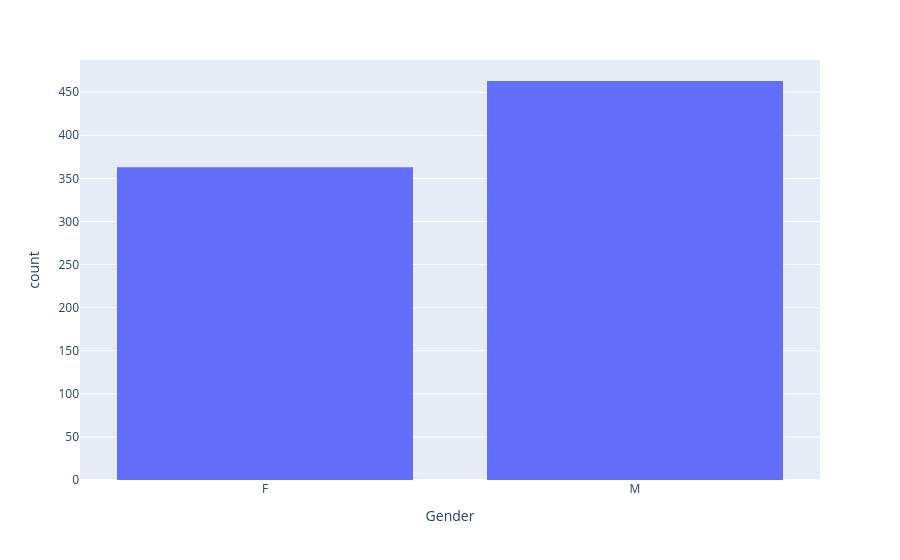
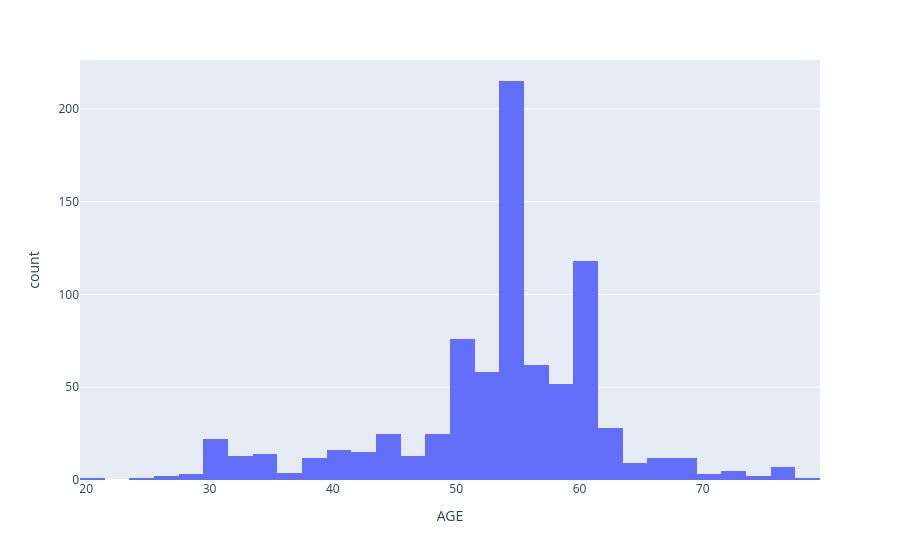
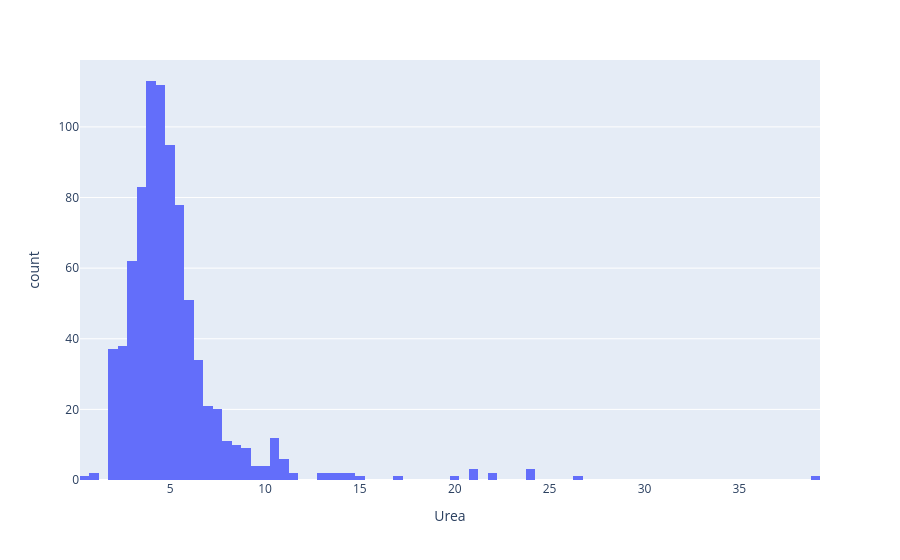
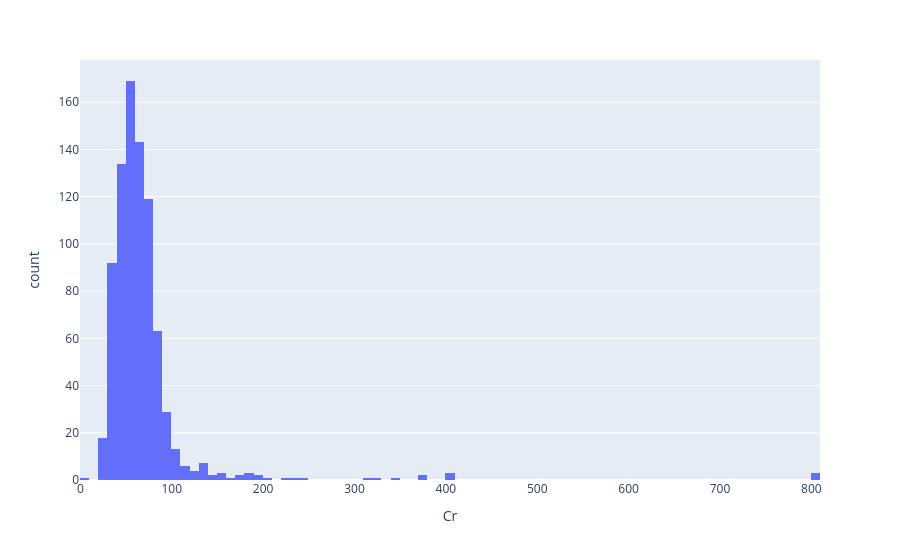

Here is the notebook cell these charts were saved with, in order:
### Markdown cell above
###  Univariant Analysis

### Code cell
for col in df.columns :
    fig = px.histogram(df , x = col )
    fig.show()

### Figure 1 — Plotly figure (JSON) as saved in the notebook; plotly's stock layout.template omitted (floating-point values rounded to 4 significant figures; data arrays with more than 128 entries replaced by an {"elided": "..."} marker saying what was removed)
{"data": [{"alignmentgroup": "True", "bingroup": "x", "hovertemplate": "Gender=%{x}<br>count=%{y}<extra></extra>", "legendgroup": "", "marker": {"color": "#636efa", "pattern": {"shape": ""}}, "name": "", "offsetgroup": "", "orientation": "v", "showlegend": false, "type": "histogram", "x": {"elided": "826 str values"}, "xaxis": "x", "yaxis": "y"}], "layout": {"barmode": "relative", "legend": {"tracegroupgap": 0}, "margin": {"t": 60}, "xaxis": {"anchor": "y", "domain": [0, 1], "title": {"text": "Gender"}}, "yaxis": {"anchor": "x", "domain": [0, 1], "title": {"text": "count"}}}}

### Figure 2 — Plotly figure (JSON) as saved in the notebook; plotly's stock layout.template omitted (floating-point values rounded to 4 significant figures; data arrays with more than 128 entries replaced by an {"elided": "..."} marker saying what was removed)
{"data": [{"alignmentgroup": "True", "bingroup": "x", "hovertemplate": "AGE=%{x}<br>count=%{y}<extra></extra>", "legendgroup": "", "marker": {"color": "#636efa", "pattern": {"shape": ""}}, "name": "", "offsetgroup": "", "orientation": "v", "showlegend": false, "type": "histogram", "x": {"elided": "826 int values"}, "xaxis": "x", "yaxis": "y"}], "layout": {"barmode": "relative", "legend": {"tracegroupgap": 0}, "margin": {"t": 60}, "xaxis": {"anchor": "y", "domain": [0, 1], "title": {"text": "AGE"}}, "yaxis": {"anchor": "x", "domain": [0, 1], "title": {"text": "count"}}}}

### Figure 3 — Plotly figure (JSON) as saved in the notebook; plotly's stock layout.template omitted (floating-point values rounded to 4 significant figures; data arrays with more than 128 entries replaced by an {"elided": "..."} marker saying what was removed)
{"data": [{"alignmentgroup": "True", "bingroup": "x", "hovertemplate": "Urea=%{x}<br>count=%{y}<extra></extra>", "legendgroup": "", "marker": {"color": "#636efa", "pattern": {"shape": ""}}, "name": "", "offsetgroup": "", "orientation": "v", "showlegend": false, "type": "histogram", "x": {"elided": "826 float values"}, "xaxis": "x", "yaxis": "y"}], "layout": {"barmode": "relative", "legend": {"tracegroupgap": 0}, "margin": {"t": 60}, "xaxis": {"anchor": "y", "domain": [0, 1], "title": {"text": "Urea"}}, "yaxis": {"anchor": "x", "domain": [0, 1], "title": {"text": "count"}}}}

### Figure 4 — Plotly figure (JSON) as saved in the notebook; plotly's stock layout.template omitted (floating-point values rounded to 4 significant figures; data arrays with more than 128 entries replaced by an {"elided": "..."} marker saying what was removed)
{"data": [{"alignmentgroup": "True", "bingroup": "x", "hovertemplate": "Cr=%{x}<br>count=%{y}<extra></extra>", "legendgroup": "", "marker": {"color": "#636efa", "pattern": {"shape": ""}}, "name": "", "offsetgroup": "", "orientation": "v", "showlegend": false, "type": "histogram", "x": {"elided": "826 int values"}, "xaxis": "x", "yaxis": "y"}], "layout": {"barmode": "relative", "legend": {"tracegroupgap": 0}, "margin": {"t": 60}, "xaxis": {"anchor": "y", "domain": [0, 1], "title": {"text": "Cr"}}, "yaxis": {"anchor": "x", "domain": [0, 1], "title": {"text": "count"}}}}
